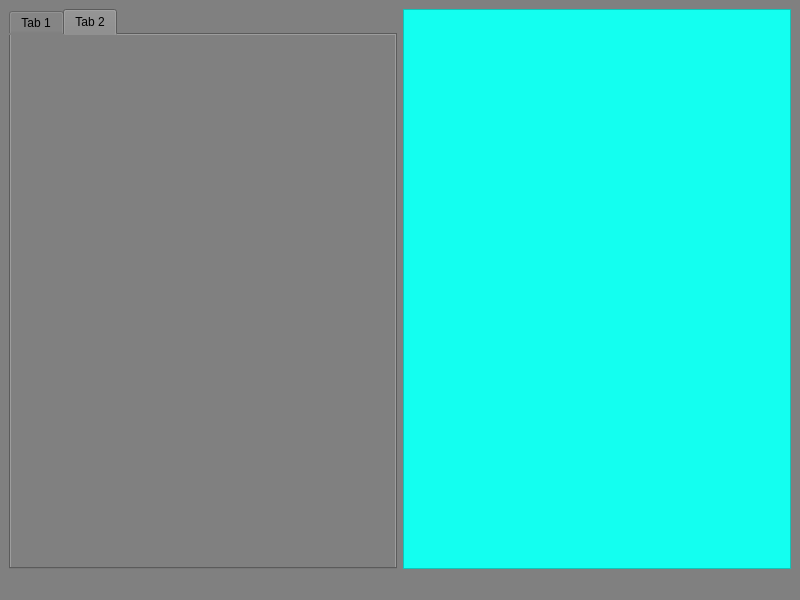
<?xml version="1.0" encoding="UTF-8"?>
<ui version="4.0">
 <class>MainWindow</class>
 <widget class="QMainWindow" name="MainWindow">
  <property name="geometry">
   <rect>
    <x>0</x>
    <y>0</y>
    <width>800</width>
    <height>600</height>
   </rect>
  </property>
  <property name="windowTitle">
   <string>MainWindow</string>
  </property>
  <property name="styleSheet">
   <string notr="true">background-color:gray;</string>
  </property>
  <widget class="QWidget" name="centralwidget">
   <layout class="QGridLayout" name="gridLayout_2">
    <item row="0" column="0">
     <widget class="QTabWidget" name="tabWidget">
      <property name="currentIndex">
       <number>1</number>
      </property>
      <widget class="QWidget" name="tab">
       <attribute name="title">
        <string>Tab 1</string>
       </attribute>
       <layout class="QGridLayout" name="gridLayout">
        <item row="0" column="0">
         <widget class="QLineEdit" name="lineEdit"/>
        </item>
        <item row="1" column="0">
         <widget class="QTextEdit" name="textEdit"/>
        </item>
       </layout>
      </widget>
      <widget class="QWidget" name="tab_2">
       <attribute name="title">
        <string>Tab 2</string>
       </attribute>
      </widget>
     </widget>
    </item>
    <item row="0" column="1">
     <widget class="QListWidget" name="listWidget">
      <property name="styleSheet">
       <string notr="true">background-color:rgb(19, 255, 240);</string>
      </property>
     </widget>
    </item>
   </layout>
  </widget>
  <widget class="QMenuBar" name="menubar">
   <property name="geometry">
    <rect>
     <x>0</x>
     <y>0</y>
     <width>800</width>
     <height>30</height>
    </rect>
   </property>
  </widget>
  <widget class="QStatusBar" name="statusbar"/>
 </widget>
 <tabstops>
  <tabstop>tabWidget</tabstop>
  <tabstop>textEdit</tabstop>
  <tabstop>lineEdit</tabstop>
 </tabstops>
 <resources/>
 <connections/>
</ui>
